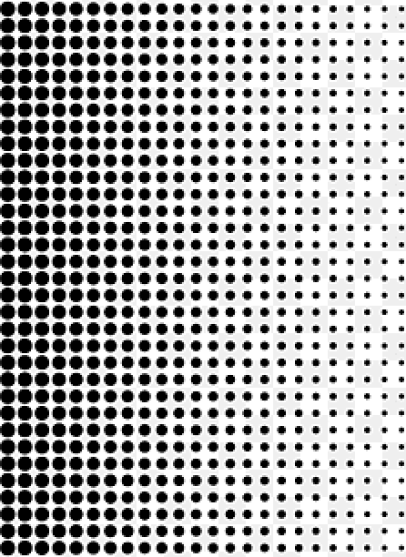
#> input picture PRIMER MOMENTO EVALUATIVO/SEGUNDO MOMENTO EVALUATIVO/practica_evaluacion/puntos.png, 406 x 557 px
$ jupyter execute --allow-errors practica_evaluacion.ipynb
#> lines starting #> are read from the running program, lines starting #| are printed output that depends on the picture; after the words box and inside, x2 and y2 are one past the last pixel; in counts of white or black regions, pixels touching at a corner belong together
Practica de laboratorio.
1.- Con las imágenes contenidas en la carpeta procésalas de manera que obtengan el
siguiente resultado

[cell 1]
import cv2
import numpy as np
import matplotlib.pyplot as plt

image1 = cv2.imread('pato.jpg',cv2.IMREAD_GRAYSCALE)
image2 = cv2.imread('puntos.png',cv2.IMREAD_GRAYSCALE)
#> image2 is the input picture: shape (557, 406); min 0, max 255, mean 170.6

#> (the rest of this cell did not finish here and is left out)

2.- Cuenta cuantos objetos de cada color se encuentran en la imagen

[cell 2]
import cv2
import numpy as np
import matplotlib.pyplot as plt

def contar(img, lower_bound, upper_bound):
    mask = cv2.inRange(img, lower_bound, upper_bound)
    kernel = np.ones((5, 5), np.uint8)
    mask = cv2.morphologyEx(mask, cv2.MORPH_CLOSE, kernel)
    mask = cv2.morphologyEx(mask, cv2.MORPH_OPEN, kernel)
    bordes, _ = cv2.findContours(mask, cv2.RETR_EXTERNAL, cv2.CHAIN_APPROX_SIMPLE)
    cont = len(bordes)
    return bordes, cont

image = cv2.imread('colores.jpg')
#> (the rest of this cell did not finish here and is left out)

3.- Estás trabajando en un proyecto de reconocimiento de rostros y necesitas detectar los
bordes de las caras en las imágenes. Explique cómo aplicaría el operador de detección de
bordes de Canny y aplícalo con un código en Python en jupyter

R.- La detección de bordes de Canny es una técnica ampliamente utilizada en visión por computadora para encontrar los bordes en una imagen. Funciona aplicando una serie de pasos, que incluyen suavizado de la imagen, detección de gradientes y supresión de no máximos, y finalmente, la aplicación de un umbral para identificar los bordes finales.

[cell 3]
import numpy as np
import cv2
import matplotlib.pyplot as plt

image = cv2.imread('img.jpg')
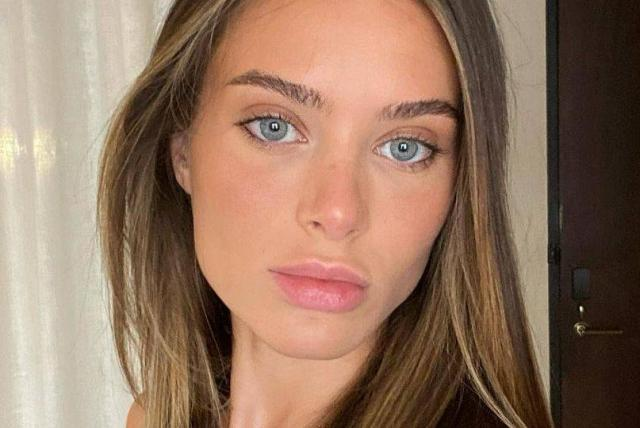
#> input picture PRIMER MOMENTO EVALUATIVO/SEGUNDO MOMENTO EVALUATIVO/practica_evaluacion/img.jpg, 640 x 428 px
#> image is the input picture: shape (428, 640, 3); mean B, G, R 96.7, 117.2, 148

gray_image = cv2.cvtColor(image, cv2.COLOR_BGR2GRAY)
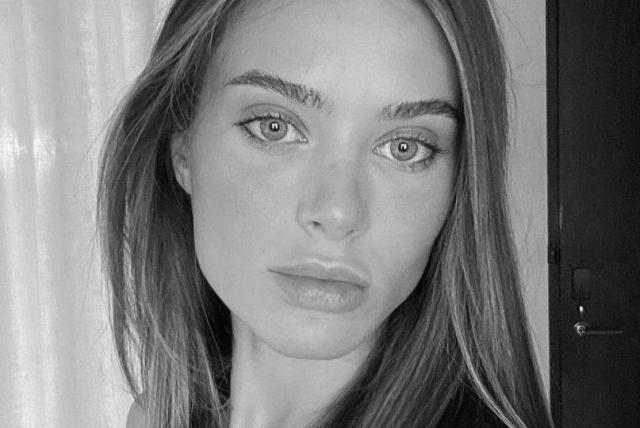
#> gray_image: shape (428, 640); min 0, max 250, mean 124.1

edges = cv2.Canny(gray_image, 100, 200)
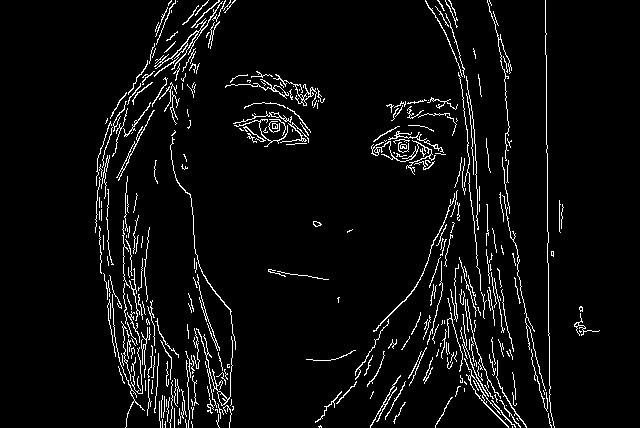
#> edges: shape (428, 640); 5% white in thin lines or dots, all inside (x1, y1, x2, y2) = (95, 0, 600, 428)

plt.figure(figsize=(10, 5))
plt.subplot(121)
plt.imshow(cv2.cvtColor(image, cv2.COLOR_BGR2RGB))
plt.title('Imagen Original')

plt.subplot(122)
plt.imshow(edges, cmap='gray')
plt.title('Bordes detectados')
plt.show()
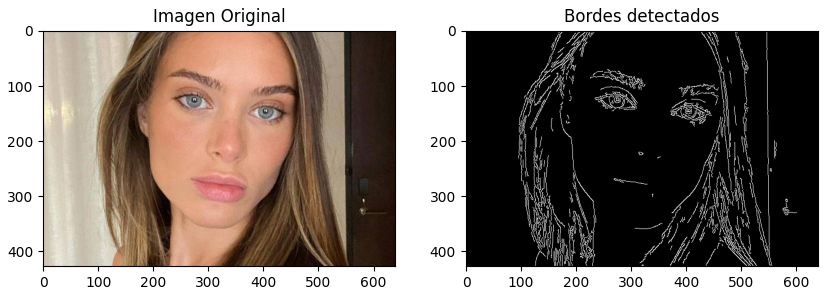
#> figure drawn by matplotlib, 2 panels
